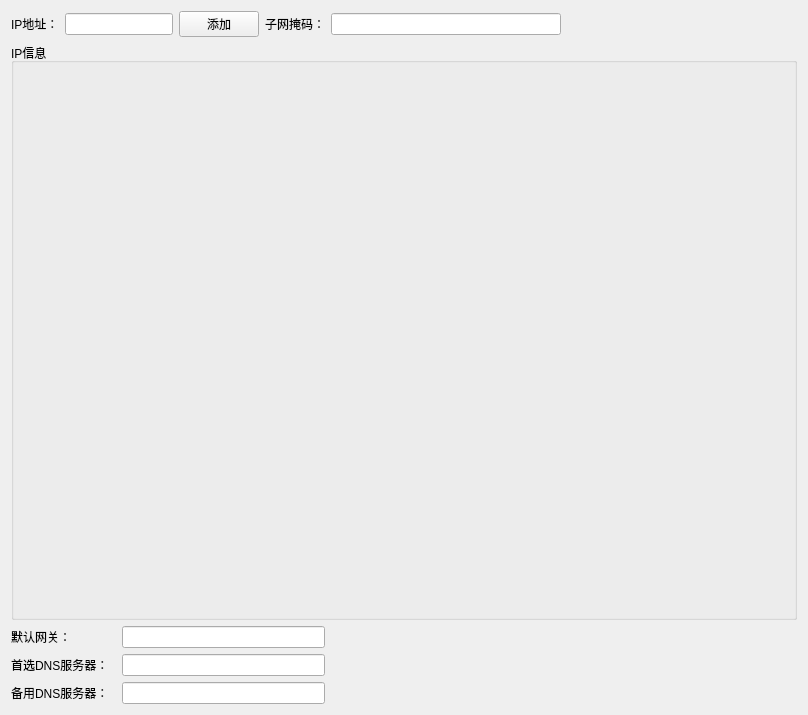
<?xml version="1.0" encoding="UTF-8"?>
<ui version="4.0">
 <class>UI_NetAttribute</class>
 <widget class="QWidget" name="UI_NetAttribute">
  <property name="geometry">
   <rect>
    <x>0</x>
    <y>0</y>
    <width>808</width>
    <height>715</height>
   </rect>
  </property>
  <property name="windowTitle">
   <string>Form</string>
  </property>
  <property name="styleSheet">
   <string notr="true"/>
  </property>
  <layout class="QGridLayout" name="gridLayout">
   <item row="0" column="0">
    <widget class="QLabel" name="label">
     <property name="text">
      <string>IP地址：</string>
     </property>
    </widget>
   </item>
   <item row="0" column="1" colspan="2">
    <widget class="QLineEdit" name="lineEdit_IPAddr"/>
   </item>
   <item row="0" column="3">
    <widget class="QPushButton" name="pushButton_AddIPAddr">
     <property name="text">
      <string>添加</string>
     </property>
    </widget>
   </item>
   <item row="0" column="4">
    <widget class="QLabel" name="label_2">
     <property name="text">
      <string>子网掩码：</string>
     </property>
    </widget>
   </item>
   <item row="0" column="5">
    <widget class="QLineEdit" name="lineEdit_IPMask"/>
   </item>
   <item row="0" column="6">
    <spacer name="horizontalSpacer">
     <property name="orientation">
      <enum>Qt::Horizontal</enum>
     </property>
     <property name="sizeHint" stdset="0">
      <size>
       <width>40</width>
       <height>20</height>
      </size>
     </property>
    </spacer>
   </item>
   <item row="1" column="0" colspan="7">
    <widget class="QGroupBox" name="groupBox">
     <property name="title">
      <string>IP信息</string>
     </property>
     <layout class="QGridLayout" name="gridLayout_2">
      <item row="0" column="1">
       <layout class="QGridLayout" name="gridLayout_4"/>
      </item>
     </layout>
    </widget>
   </item>
   <item row="2" column="0" colspan="2">
    <widget class="QLabel" name="label_3">
     <property name="text">
      <string>默认网关：</string>
     </property>
    </widget>
   </item>
   <item row="2" column="2" colspan="3">
    <widget class="QLineEdit" name="lineEdit_DefaultNetwork"/>
   </item>
   <item row="3" column="0" colspan="2">
    <widget class="QLabel" name="label_4">
     <property name="text">
      <string>首选DNS服务器：</string>
     </property>
    </widget>
   </item>
   <item row="3" column="2" colspan="3">
    <widget class="QLineEdit" name="lineEdit_MasterDNS"/>
   </item>
   <item row="4" column="0" colspan="2">
    <widget class="QLabel" name="label_5">
     <property name="text">
      <string>备用DNS服务器：</string>
     </property>
    </widget>
   </item>
   <item row="4" column="2" colspan="3">
    <widget class="QLineEdit" name="lineEdit_SlaveDNS"/>
   </item>
  </layout>
 </widget>
 <resources/>
 <connections/>
</ui>
